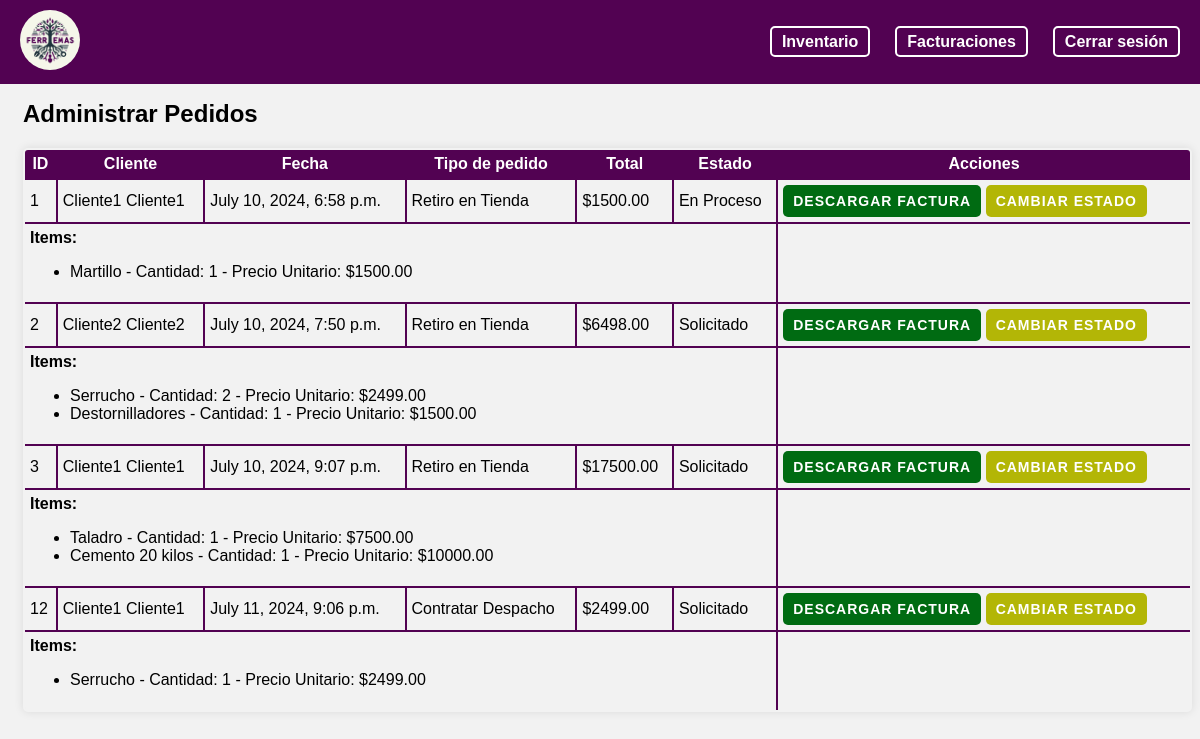
/ven_pedidos/ (signed in), run on the app's committed database.
### myapp/models.py (models this page shows, shortened)
class Pedido(models.Model):
    ESTADO_CHOICES = [
        ('Solicitado', 'Solicitado'),
        ('En Proceso', 'En Proceso'),
        ('Listo para retiro', 'Listo para retiro'),
        ('Enviado', 'Enviado'),
        ('Completado', 'Completado'),
        ('Cancelado', 'Cancelado'),
    ]
    TIPO_CHOICES = [
        ('Retiro en Tienda', 'Retiro en Tienda'),
        ('Contratar Despacho', 'Contratar Despacho'),
    ]
    ped_id = models.AutoField(primary_key=True)
    cliente = models.ForeignKey(Cliente, on_delete=models.CASCADE)
    fecha = models.DateTimeField(auto_now_add=True)
    total = models.DecimalField(max_digits=10, decimal_places=2)
    tipo = models.CharField(max_length=20, choices=TIPO_CHOICES, default='Retiro en Tienda')
    estado = models.CharField(max_length=20, choices=ESTADO_CHOICES, default='Solicitado')

class Cliente(models.Model):
    cli_id = models.AutoField(primary_key=True)
    cli_rut= models.CharField(max_length=12, null=False, unique=True)
    cli_name = models.CharField(max_length=15, null=False)
    cli_lastname = models.CharField(max_length=20, null=False)
    cli_password = models.CharField(max_length=20, null=False)
    cli_mail = models.EmailField(null=False)
    cli_fono = models.IntegerField(null=False)
    direccion = models.CharField(max_length=255, null=True, blank=True)
    rol = models.ForeignKey(Rol, on_delete=models.CASCADE)

class PedidoItem(models.Model):
    pedido = models.ForeignKey(Pedido, related_name='items', on_delete=models.CASCADE)
    producto = models.ForeignKey(Inventario, on_delete=models.CASCADE)
    cantidad = models.PositiveIntegerField()
    precio = models.DecimalField(max_digits=10, decimal_places=2)

class Inventario(models.Model):
    prod_id = models.AutoField(primary_key=True)
    prod_nom = models.CharField(max_length=50)
    prod_marca = models.CharField(max_length=25)
    prod_prec= models.IntegerField()
    prod_img = models.ImageField(upload_to=path_and_rename, null=True, blank=True)
    catProd_nom = models.ForeignKey(CategoriaProducto, on_delete=models.CASCADE)
    inv_cantTotal = models.IntegerField(default=0)

### myapp/views.py (the view)
# urls.py: path('ven_pedidos/', views.ven_pedidos, name='ven_pedidos'),
def ven_pedidos(request):
    user_id = request.session.get('user_id')
    if not user_id:
        return redirect('home')
    try:
        empleado = Empleado.objects.get(emp_id=user_id)
        print("Empleado ID from session:", user_id)
        print("Empleado Profile for current user:", empleado)
    except Empleado.DoesNotExist:
        return JsonResponse({'error': 'Empleado no encontrado'})
    pedidos = Pedido.objects.all()
    return render(request, 'empleado/vendedor/ven_pedidos.html', {'empleado': empleado, 'pedidos': pedidos})

### myapp/models.py (called while the page is built)
    def __str__(self):
        return self.rol.rol_id +' - '+ self.emp_name +' '+ self.emp_lastname

### myapp/templates/empleado/vendedor/ven_pedidos.html (shortened to what this page needs)
{% load static %}
<!DOCTYPE html>
<html lang="en">
<head>
    <link rel="stylesheet" href="{% static '/styles/nav.css' %}" />
    <link rel="stylesheet" href="{% static '/styles/empleado/admin/adm_pedidos.css' %}" />
</head>
<body>
    <header>
        <nav>
            <div class="navbar">
            <div class="logo">
                <a href="/ven_home">
                <img src="{% static '/logo/LogoFerremas.png' %}" alt="Logo" />
                </a>
            </div>
            <div class="nav-items">
                <ul>
                    <li><a href="/ven_inventario" id="inventario-link"> Inventario</a></li>
                    <li><a href="/ven_facturacion" id="facturacion-link"> Facturaciones</a></li>
                    <li><a href="/"> Cerrar sesión</a></li>
                </ul>
            </div>
            </div>
        </nav>
    </header>
    <div class="content" id="text1" style="margin-top: 100px; margin-left: 15px; font-family: Arial, sans-serif">
        <h2> Administrar Pedidos</h2>
        <div class="table-container">
            <table class="table">
                <thead>
                    <tr>
                        <th>ID</th>
                        <th>Cliente</th>
                        <th>Fecha</th>
                        <th>Tipo de pedido</th>
                        <th>Total</th>
                        <th>Estado</th>
                        <th>Acciones</th>
                    </tr>
                </thead>
                <tbody>
                    {% for pedido in pedidos %}
                    <tr>
                        <td>{{ pedido.ped_id }}</td>
                        <td>{{ pedido.cliente.cli_name }} {{ pedido.cliente.cli_lastname }}</td>
                        <td>{{ pedido.fecha }}</td>
                        <td>{{ pedido.tipo }}</td>
                        <td>${{ pedido.total }}</td>
                        <td>{{ pedido.estado }}</td>
                        <td class="acciones-column">
                            <a href="{% url 'generar_factura' pedido.ped_id %}" class="btn btn-download" target="_blank">Descargar Factura</a>
                            <a href="{% url 'ven_estado_pedido' pedido.ped_id %}" class="btn btn-estado">Cambiar Estado</a>
                        </td>
                    </tr>
                    <tr>
                        <td colspan="6" class="items">
                            <strong>Items:</strong>
                            <ul>
                                {% for item in pedido.items.all %}
                                <li>{{ item.producto.prod_nom }} - Cantidad: {{ item.cantidad }} - Precio Unitario: ${{ item.precio }}</li>
                                {% endfor %}
                            </ul>
                        </td>
                    </tr>
                    {% empty %}
                    <tr>
                        <td colspan="6">No hay pedidos registrados.</td>
                    </tr>
                    {% endfor %}
                </tbody>
            </table>
        </div>
    </div>
</body>
</html>

### myapp/static/styles/nav.css (style rules this page uses)
body { font-family: Arial, sans-serif; background-color: #f2f2f2; }
.navbar { position: fixed; top: 0; left: 0; width: 100%; background-color: rgb(82, 2, 82); font-family: "Arial", sans-serif; padding: 10px 20px; display: flex; justify-content: space-between; align-items: center; z-index: 1000; color: #fff; }
.logo img { width: 60px; border-radius: 50%; object-fit: cover; transition: transform 0.5s; }
.navbar .nav-items ul li a { color: white; text-decoration: none; font-size: 16px; padding: 5px 10px; border: 2px solid white; border-radius: 5px; transition: background-color 0.3s, color 0.3s; }
.nav-items ul { list-style: none; display: flex; padding-right: 15px; }
.nav-items ul li { margin-right: 25px; }
.nav-items a { text-decoration: none; color: #fff; font-weight: bold; }

### myapp/static/styles/empleado/admin/adm_pedidos.css (style rules this page uses)
.table { width: 100%; border-collapse: collapse; border: 2px solid rgb(82, 2, 82); border-radius: 5px; overflow: hidden; box-shadow: 0 0 10px rgba(0, 0, 0, 0.1); }
.table th, .table td { border: 2px solid rgb(82, 2, 82); padding: 5px; }
.table thead tr { background-color: rgb(82, 2, 82); color: #fff; }
.table tbody tr:nth-child(even) { background-color: #f2f2f2; }
.btn-download { display: inline-block; text-align: center; margin: 0 auto; background-color: #006b12; color: #fff; padding: 8px 10px; border: none; border-radius: 5px; cursor: pointer; transition: background-color 0.3s ease, color 0.3s ease; font-size: 14px; font-weight: bold; text-transform: uppercase; letter-spacing: 1px; text-decoration: none; }
.btn-estado { display: inline-block; text-align: center; margin: 0 auto; background-color: #b3b606; color: #fff; padding: 8px 10px; border: none; border-radius: 5px; cursor: pointer; transition: background-color 0.3s ease, color 0.3s ease; font-size: 14px; font-weight: bold; text-transform: uppercase; letter-spacing: 1px; text-decoration: none; }

### data on the page
Pedido: ped_id "1", cliente.cli_name "Cliente1", cliente.cli_lastname "Cliente1", fecha "July 10, 2024, 6:58 p.m.", tipo "Retiro en Tienda", total "1500.00", estado "En Proceso"
PedidoItem: producto.prod_nom "Martillo", cantidad "1", precio "1500.00"
Pedido: ped_id "2", cliente.cli_name "Cliente2", cliente.cli_lastname "Cliente2", fecha "July 10, 2024, 7:50 p.m.", tipo "Retiro en Tienda", total "6498.00", estado "Solicitado"
PedidoItem: producto.prod_nom "Serrucho", cantidad "2", precio "2499.00"
PedidoItem: producto.prod_nom "Destornilladores", cantidad "1", precio "1500.00"
Pedido: ped_id "3", cliente.cli_name "Cliente1", cliente.cli_lastname "Cliente1", fecha "July 10, 2024, 9:07 p.m.", tipo "Retiro en Tienda", total "17500.00", estado "Solicitado"
PedidoItem: producto.prod_nom "Taladro", cantidad "1", precio "7500.00"
PedidoItem: producto.prod_nom "Cemento 20 kilos", cantidad "1", precio "10000.00"
Pedido: ped_id "12", cliente.cli_name "Cliente1", cliente.cli_lastname "Cliente1", fecha "July 11, 2024, 9:06 p.m.", tipo "Contratar Despacho", total "2499.00", estado "Solicitado"
PedidoItem: producto.prod_nom "Serrucho", cantidad "1", precio "2499.00"
